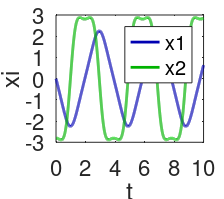

This chart was generated by the following MATLAB code: (Note: this script raises an error after producing the figure.)
clc; clear all; close all;

% Parameters
dt = 0.001;
tspan = dt:dt:10;
x0 = [0; -2.8];

f = @(t,x)([x(2); x(1) - x(1)^3]);
H = @(x)( (1/2)*x(2).^2-(1/2)*x(1).^2 + (1/4)*x(1).^4 );
ode_options = odeset('RelTol',1e-10, 'AbsTol',1e-11);

usesine = 0;
polyorder = 4;
nvar = 2;

%% Trajectory data

[t,y] = ode45(f,tspan,x0,ode_options);

% using fourth order central difference
dy = zeros(length(y)-5,nvar);
for i=3:length(y)-3
    for k=1:nvar
        dy(i-2,k) = (1/(12*dt))*(-y(i+2,k)+8*y(i+1,k)-8*y(i-1,k)+y(i-2,k));
    end
end
y = y(3:end-3,1:nvar);
t = t(3:end-3);

Hy = zeros(length(y),1);
for k=1:length(y)
    Hy(k) = H(y(k,:));
end

figure; hold on, box on
plot(t,y(:,1),'-','Color',[0,0,0.7],'LineWidth',2)
plot(t,y(:,2),'-','Color',[0,0.7,0],'LineWidth',2)
legend('x1','x2')
xlabel('t'), ylabel('xi')
set(gca,'xtick',[0:2:10])
set(gca,'FontSize',16)
set(gcf,'Position',[100 100 225 200])
set(gcf,'PaperPositionMode','auto')


% Construct libraries
Theta = buildTheta(y,nvar,polyorder,usesine);
Gamma = buildGamma(y,dy,nvar,polyorder,usesine);

% Compute SVD
[U,S,V] = svd(0*Theta - Gamma,'econ');

% Least-squares Koopman
K = pinv(Theta)*Gamma;
K(abs(K)<1e-12) = 0;
[T,D] = eig(K);
D = diag(D);
[~,IX] = sort(abs(D),'ascend');

% Compute eigenfunction
xi0 = V(:,end);             % from SVD
xi0(abs(xi0)<1e-12) = 0;

D(IX(1))
xi1 = T(:,IX(1));%+Tls(:,IX(2));  % from least-squares fit
xi1(abs(xi1)<1e-12) = 0; 

% Plot evolution of eigenfunction = Hamiltonian
if length(Hy)~=length(t)
    t = 1:length(Hy);
end

normalized1 = (Theta)*(xi0)./norm((Theta)*(xi0));
normalized2 = -(Theta*xi1)./norm(Theta*xi1);


% figure()
% plot(t,normalized2,'-b', 'LineWidth',8,'Color',[0,0,1])
% title('Evolution')
% ylim([0.01-1e-4 0.01+2e-4]), xlim([min(t) max(t)])
% set(gca,'xtick',[0:2:10])
% set(gca,'FontSize',16)
% set(gcf,'Position',[100 100 260 200])
% set(gcf,'PaperPositionMode','auto')

figure; hold on, box on
ph(1) = plot(t,Hy./norm(Hy),'-k', 'LineWidth',18,'Color',[0.7,0.7,0.7]);
ph(2) = plot(t,(Theta)*(xi0)./norm((Theta)*(xi0)),'-b', 'LineWidth',8,'Color',[0,0,1]);
ph(3) = plot(t,-(Theta)*(xi1)./norm((Theta)*(xi1)),'--', 'LineWidth',8,'Color',[0,0.5,0]);
xlabel('t'), ylabel('E')
ylim([0.01-1e-4 0.01+2e-4]), xlim([min(t) max(t)])
set(gca,'xtick',[0:2:10])
legend(ph,'True place', 'SVD place', 'LS place')
set(gca,'FontSize',16)
set(gcf,'Position',[100 100 260 200])
set(gcf,'PaperPositionMode','auto')


% % Plot error 
dstep = 5;
clear ph
figure; hold on, box on
tmp = Gamma*xi0;
ph(1) = plot(t(1:dstep:end),tmp(1:dstep:end),'-k', 'LineWidth',2);%,'Color',[0,0,1]);
tmp = -Gamma*xi1;
ph(2) = plot(t(1:dstep:end),tmp(1:dstep:end),'-r', 'LineWidth',2);%,'Color',[0,0.5,0]);
xlabel('t'), ylabel('Gamma xi')
xlim([min(t) max(t)])
%ylim([min(Gamma*xi1)+0.2*min(Gamma*xi1) max(Gamma*xi1)+0.5*max(Gamma*xi1)])
legend(ph,'SVD p', 'LS  p')
set(gca,'xtick',[0:2:10])
set(gca,'FontSize',16)
set(gcf,'Position',[100 100 225 200])
set(gcf,'PaperPositionMode','auto')
% 
% err0 = (Hy./norm(Hy)-(Theta)*(xi0)./norm((Theta)*(xi0)))./(Hy./norm(Hy));
% err1 = (Hy./norm(Hy)-(Theta)*(xi1)./norm((Theta)*(xi1)))./(Hy./norm(Hy));
% figure, plot(err0,'-r'),hold on, plot(err1,'--b')
% axis tight

